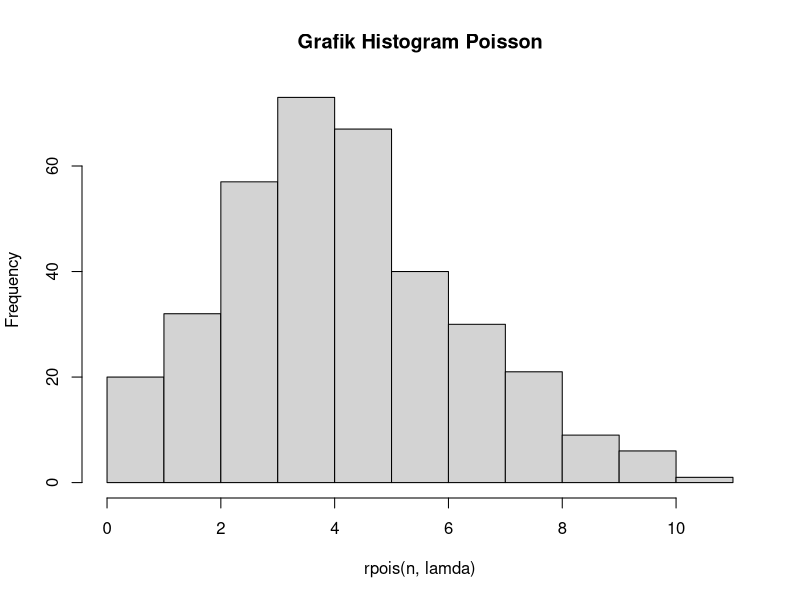

Write the R code that produced this figure.
lamda = 4.5

#A
x = 6
peluang = dpois(x, lamda)
peluang

#B
n = 356
hist(rpois(n, lamda), main = "Grafik Histogram Poisson")

#Poin C
# kahjdavsdaasdas
# asdjahbsdajs
# asdahvsd

# Poin D
mean = var = lamda
mean
var